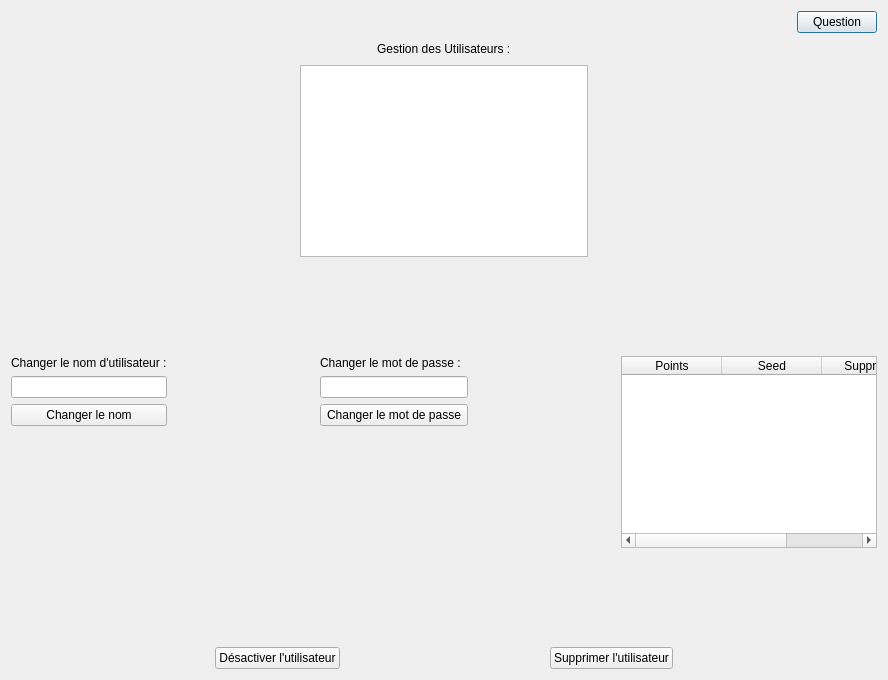
<?xml version="1.0" encoding="UTF-8"?>
<ui version="4.0">
 <class>Utilisateur</class>
 <widget class="QDialog" name="Utilisateur">
  <property name="geometry">
   <rect>
    <x>0</x>
    <y>0</y>
    <width>888</width>
    <height>680</height>
   </rect>
  </property>
  <property name="windowTitle">
   <string>Utilisateur</string>
  </property>
  <layout class="QVBoxLayout" name="verticalLayout_4">
   <item>
    <layout class="QHBoxLayout" name="Header">
     <item>
      <spacer name="horizontalSpacer_4">
       <property name="orientation">
        <enum>Qt::Horizontal</enum>
       </property>
       <property name="sizeHint" stdset="0">
        <size>
         <width>40</width>
         <height>20</height>
        </size>
       </property>
      </spacer>
     </item>
     <item>
      <widget class="QLabel" name="Logo">
       <property name="text">
        <string/>
       </property>
       <property name="pixmap">
        <pixmap>logo.png</pixmap>
       </property>
      </widget>
     </item>
     <item>
      <spacer name="horizontalSpacer">
       <property name="orientation">
        <enum>Qt::Horizontal</enum>
       </property>
       <property name="sizeHint" stdset="0">
        <size>
         <width>40</width>
         <height>20</height>
        </size>
       </property>
      </spacer>
     </item>
     <item>
      <widget class="QPushButton" name="Question">
       <property name="text">
        <string>Question</string>
       </property>
      </widget>
     </item>
    </layout>
   </item>
   <item>
    <layout class="QHBoxLayout" name="horizontalLayout_3">
     <item>
      <spacer name="horizontalSpacer_8">
       <property name="orientation">
        <enum>Qt::Horizontal</enum>
       </property>
       <property name="sizeHint" stdset="0">
        <size>
         <width>40</width>
         <height>20</height>
        </size>
       </property>
      </spacer>
     </item>
     <item>
      <widget class="QLabel" name="label_3">
       <property name="text">
        <string>Gestion des Utilisateurs :</string>
       </property>
      </widget>
     </item>
     <item>
      <spacer name="horizontalSpacer_9">
       <property name="orientation">
        <enum>Qt::Horizontal</enum>
       </property>
       <property name="sizeHint" stdset="0">
        <size>
         <width>40</width>
         <height>20</height>
        </size>
       </property>
      </spacer>
     </item>
    </layout>
   </item>
   <item>
    <layout class="QHBoxLayout" name="horizontalLayout_4">
     <item>
      <spacer name="horizontalSpacer_11">
       <property name="orientation">
        <enum>Qt::Horizontal</enum>
       </property>
       <property name="sizeHint" stdset="0">
        <size>
         <width>40</width>
         <height>20</height>
        </size>
       </property>
      </spacer>
     </item>
     <item>
      <widget class="QListWidget" name="listWidget">
      </widget>
     </item>
     <item>
      <spacer name="horizontalSpacer_10">
       <property name="orientation">
        <enum>Qt::Horizontal</enum>
       </property>
       <property name="sizeHint" stdset="0">
        <size>
         <width>40</width>
         <height>20</height>
        </size>
       </property>
      </spacer>
     </item>
    </layout>
   </item>
   <item>
    <spacer name="verticalSpacer_4">
     <property name="orientation">
      <enum>Qt::Vertical</enum>
     </property>
     <property name="sizeHint" stdset="0">
      <size>
       <width>20</width>
       <height>15</height>
      </size>
     </property>
    </spacer>
   </item>
   <item>
    <layout class="QHBoxLayout" name="horizontalLayout_2">
     <item>
      <layout class="QVBoxLayout" name="verticalLayout">
       <item>
        <widget class="QLabel" name="label">
         <property name="text">
          <string>Changer le nom d'utilisateur :</string>
         </property>
        </widget>
       </item>
       <item>
        <widget class="QLineEdit" name="newName"/>
       </item>
       <item>
        <widget class="QPushButton" name="newNameButton">
         <property name="text">
          <string>Changer le nom</string>
         </property>
        </widget>
       </item>
       <item>
        <spacer name="verticalSpacer">
         <property name="orientation">
          <enum>Qt::Vertical</enum>
         </property>
         <property name="sizeHint" stdset="0">
          <size>
           <width>20</width>
           <height>40</height>
          </size>
         </property>
        </spacer>
       </item>
      </layout>
     </item>
     <item>
      <spacer name="horizontalSpacer_6">
       <property name="orientation">
        <enum>Qt::Horizontal</enum>
       </property>
       <property name="sizeHint" stdset="0">
        <size>
         <width>40</width>
         <height>20</height>
        </size>
       </property>
      </spacer>
     </item>
     <item>
      <layout class="QVBoxLayout" name="verticalLayout_2">
       <item>
        <widget class="QLabel" name="label_2">
         <property name="text">
          <string>Changer le mot de passe :</string>
         </property>
        </widget>
       </item>
       <item>
        <widget class="QLineEdit" name="newPass"/>
       </item>
       <item>
        <widget class="QPushButton" name="newPassButton">
         <property name="text">
          <string>Changer le mot de passe</string>
         </property>
        </widget>
       </item>
       <item>
        <spacer name="verticalSpacer_2">
         <property name="orientation">
          <enum>Qt::Vertical</enum>
         </property>
         <property name="sizeHint" stdset="0">
          <size>
           <width>20</width>
           <height>40</height>
          </size>
         </property>
        </spacer>
       </item>
      </layout>
     </item>
     <item>
      <spacer name="horizontalSpacer_7">
       <property name="orientation">
        <enum>Qt::Horizontal</enum>
       </property>
       <property name="sizeHint" stdset="0">
        <size>
         <width>40</width>
         <height>20</height>
        </size>
       </property>
      </spacer>
     </item>
     <item>
      <layout class="QVBoxLayout" name="verticalLayout_3">
       <item>
        <widget class="QTableWidget" name="table">
         <column>
          <property name="text">
           <string>Points</string>
          </property>
         </column>
         <column>
          <property name="text">
           <string>Seed</string>
          </property>
         </column>
         <column>
          <property name="text">
           <string>Supprimer</string>
          </property>
         </column>
        </widget>
       </item>
      </layout>
     </item>
    </layout>
   </item>
   <item>
    <spacer name="verticalSpacer_3">
     <property name="orientation">
      <enum>Qt::Vertical</enum>
     </property>
     <property name="sizeHint" stdset="0">
      <size>
       <width>20</width>
       <height>32</height>
      </size>
     </property>
    </spacer>
   </item>
   <item>
    <layout class="QHBoxLayout" name="horizontalLayout">
     <item>
      <spacer name="horizontalSpacer_2">
       <property name="orientation">
        <enum>Qt::Horizontal</enum>
       </property>
       <property name="sizeHint" stdset="0">
        <size>
         <width>40</width>
         <height>20</height>
        </size>
       </property>
      </spacer>
     </item>
     <item>
      <widget class="QPushButton" name="desactivateButton">
       <property name="text">
        <string>Désactiver l'utilisateur</string>
       </property>
      </widget>
     </item>
     <item>
      <spacer name="horizontalSpacer_3">
       <property name="orientation">
        <enum>Qt::Horizontal</enum>
       </property>
       <property name="sizeHint" stdset="0">
        <size>
         <width>40</width>
         <height>20</height>
        </size>
       </property>
      </spacer>
     </item>
     <item>
      <widget class="QPushButton" name="deleteButton">
       <property name="text">
        <string>Supprimer l'utilisateur</string>
       </property>
      </widget>
     </item>
     <item>
      <spacer name="horizontalSpacer_5">
       <property name="orientation">
        <enum>Qt::Horizontal</enum>
       </property>
       <property name="sizeHint" stdset="0">
        <size>
         <width>40</width>
         <height>20</height>
        </size>
       </property>
      </spacer>
     </item>
    </layout>
   </item>
  </layout>
 </widget>
 <resources/>
 <connections/>
</ui>
